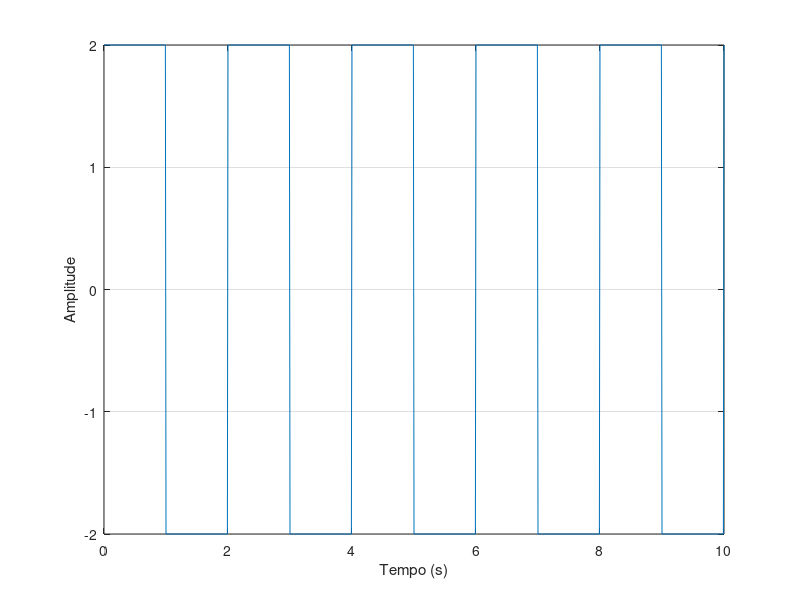

Reproduce this figure in MATLAB.
clc;
clear all;
close all;

%% Gerar sinais

N = 1000; %numero de pontos
fs = 100; %frequencia de amostragem
dt = 1/fs; %intervalo de tempo
T = N*dt; %periodo de analise
df = 1/T; %variação de frequencia
t = 0:dt:T; %vetor tempo

%% Impulso

u_imp = zeros(1, length(t));
A = 2;
u_imp(400) = A;

plot(t, u_imp);
grid;
xlabel('Tempo (s)');
ylabel('Amplitude');

%% Sinal aleatorio

f_rand = randn(1, length(t));

plot(t, f_rand);
grid;
xlabel('Tempo (s)');
ylabel('Amplitude');

%% Onda quadrada

A = 2;
f = 0.5;

f_onda = A*square(f*2*pi*t);

plot(t, f_onda);
grid;
xlabel('Tempo (s)');
ylabel('Amplitude');



